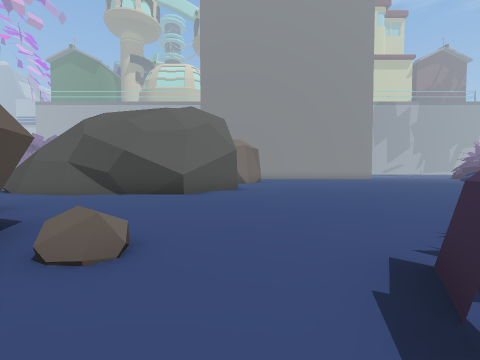
[1] (above)

24 first-person views from a walk through a scene from a Unity 3-D project. The camera is 1.3 m above the floor, tilts 2° down and sees 90° across. The floor is counted in squares, 2 m on a side. Each view is taken from the middle of a square. On the plan, view 1 faces up. The plan holds only what a view shows up to about 9 squares ahead; the rest is blank. The place goes on beyond the plan. The player character is not drawn. Some animated figures are left out.

[2]
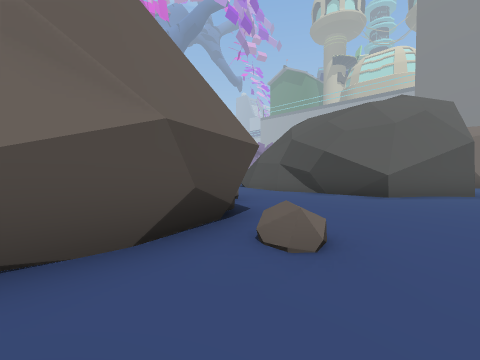

[3]
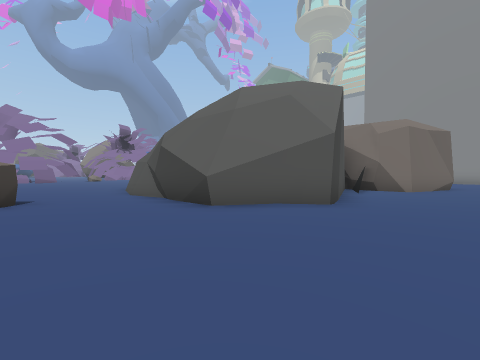

[4]
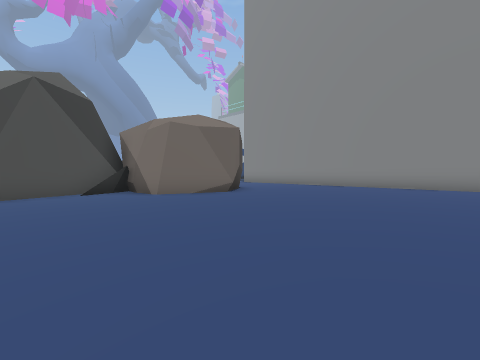

[5]
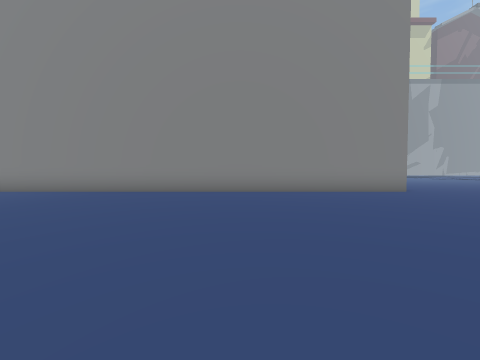

[6]
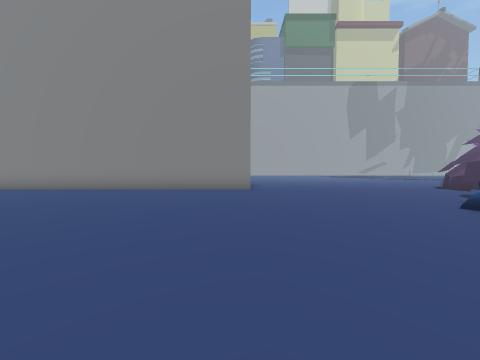

[7]
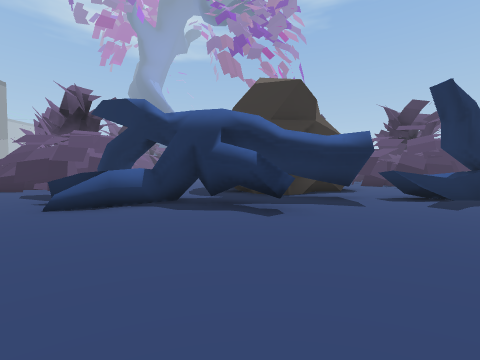

[8]
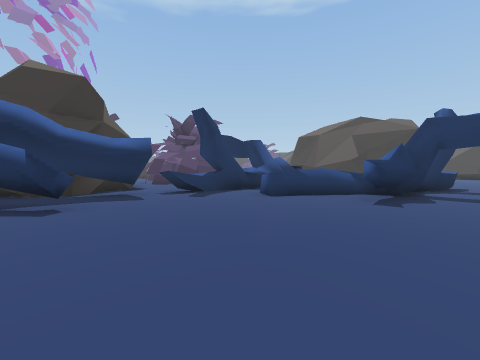

[9]
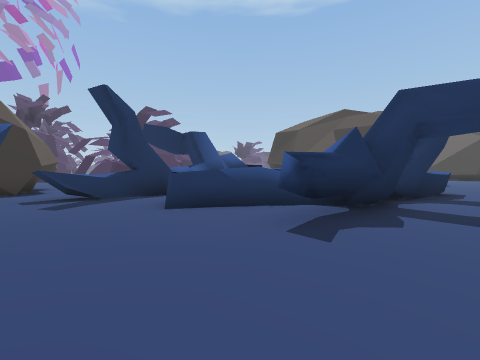

[10]
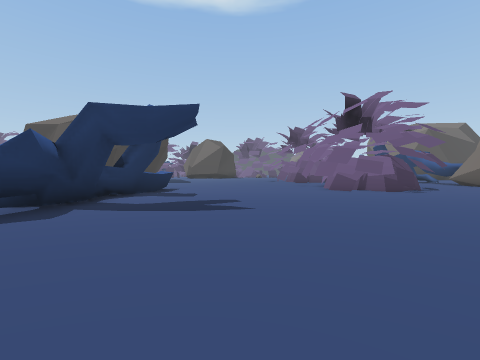

[11]
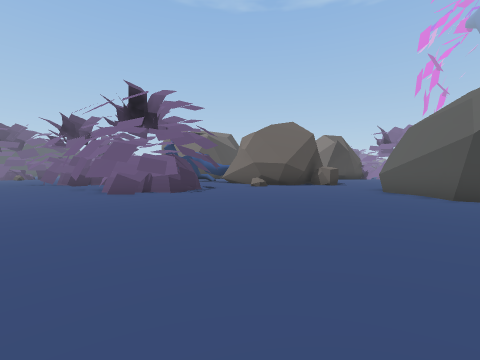

[12]
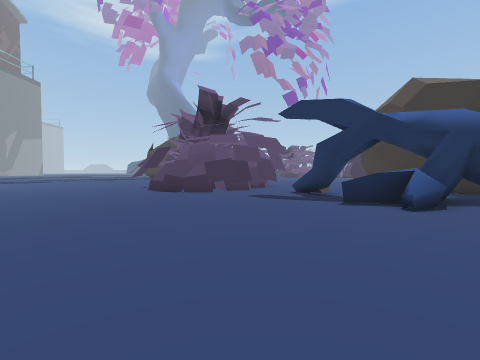

[13]
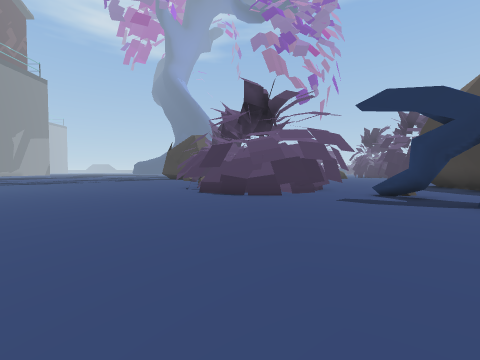

[14]
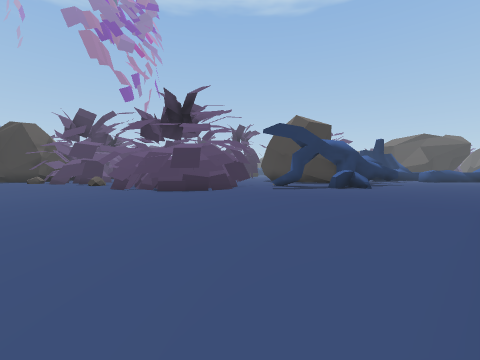

[15]
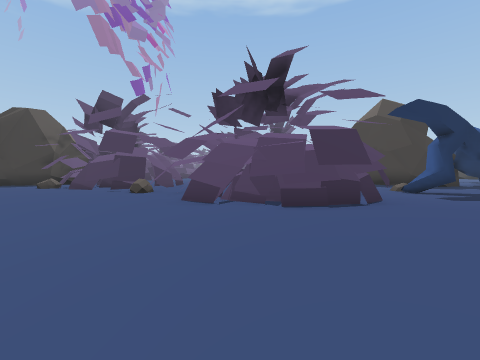

[16]
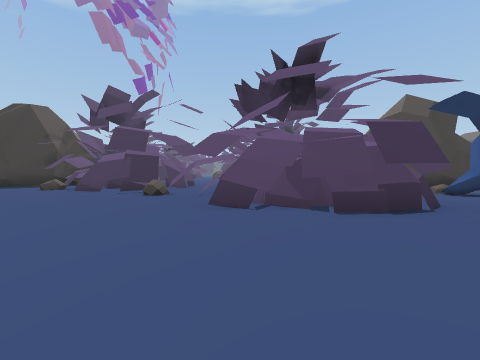

[17]
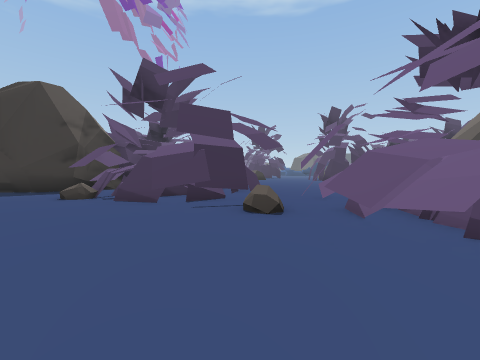

[18]
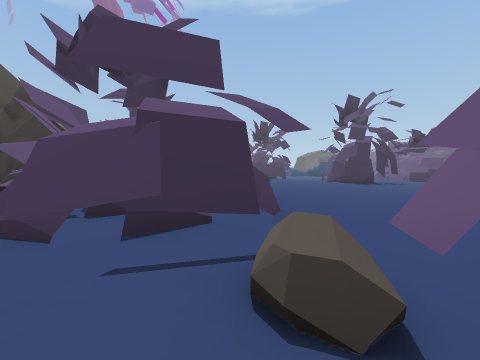

[19]
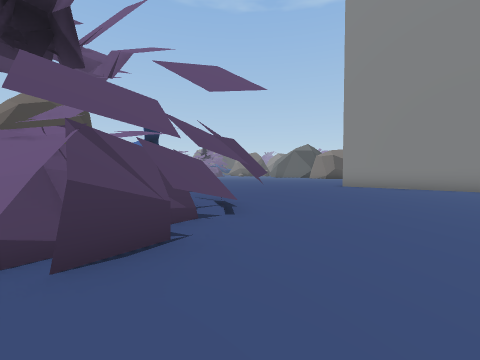

[20]
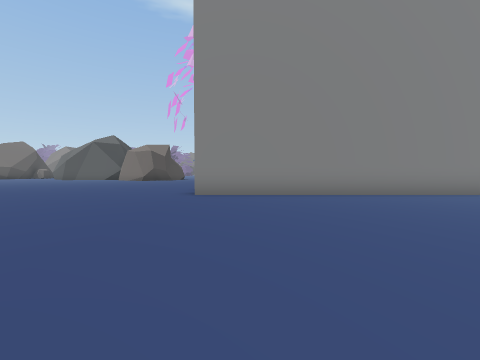

[21]
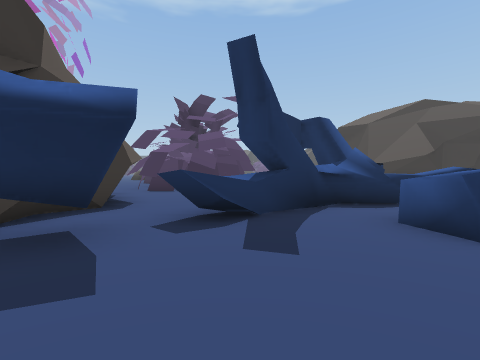

[22]
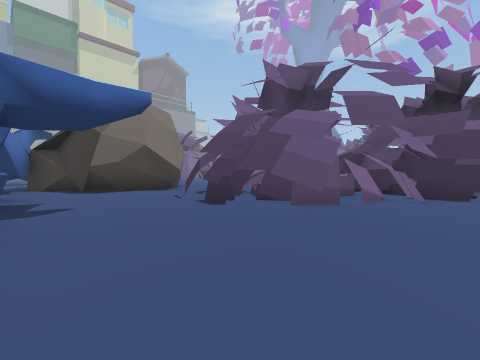

[23]
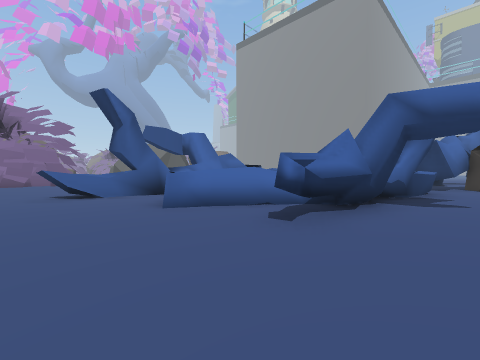

[24]
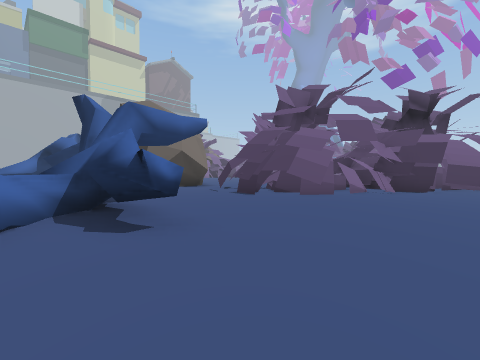

### Floor plan
Key: @ floor where view 1 was taken; # wall or solid block; x gap in a wall; . main floor; : floor 2 m higher than the main floor; / step, stairs or slope; = window, fence, low wall or low ledge; ^ raised ledge; T thing the floor can be seen under or through.
Columns run from 9 left of view 1 to 32 right of it. Each row starts with its distance up from view 1.
 26                     #....................#
 25                     #................ #/.#
 24                     #................##:##
 23                     #........####.=#######
 22                     #.......#####TTT#
 21        ##############.......##   T T#
 20         ....................##     .
 19          ...................##    ....
 18           ...................#    ....
 17           .................#..    .....
 16           #.............=#.#.     .....
 15           #..............T....    ....
 14          ##...... .......T.....    ..
 13        ###.......  .....TT..###
 12         #........  .......###
 11         #........  .......###
 10         #......... .......x.#
  9         #.................#.####
  8   ##   ##..............=..=...##.
  7  ..#####.............#.#..#...###
  6 ....................##=#.=....##
  5 ....................##  =##...##
  4  ...##..............#  #=##...####
  3      ##.............#. =.#....#####
  2       ##=..####.....^...........###
  1        #..#####.....^.............##
  0        #.@    ##..................##

Where each view was taken, in squares from view 1:
view 1: 0 up, 0 right, facing up
view 2: 0 up, 0 right, facing up-left
view 3: 4 up, 2 right, facing up-left
view 4: 10 up, 7 right, facing up-left
view 5: 13 up, 6 right, facing up
view 6: 12 up, 11 right, facing up
view 7: 13 up, 11 right, facing right
view 8: 13 up, 10 right, facing down-right
view 9: 10 up, 10 right, facing down-right
view 10: 10 up, 8 right, facing down
view 11: 9 up, 7 right, facing down-left
view 12: 19 up, 11 right, facing right
view 13: 21 up, 12 right, facing right
view 14: 26 up, 12 right, facing down-right
view 15: 26 up, 17 right, facing down-right
view 16: 26 up, 18 right, facing down-right
view 17: 26 up, 22 right, facing down-right
view 18: 24 up, 24 right, facing down-right
view 19: 25 up, 22 right, facing down-left
view 20: 22 up, 18 right, facing left
view 21: 11 up, 14 right, facing down-right
view 22: 1 up, 17 right, facing up-right
view 23: 0 up, 18 right, facing up-left
view 24: 0 up, 15 right, facing up-right
